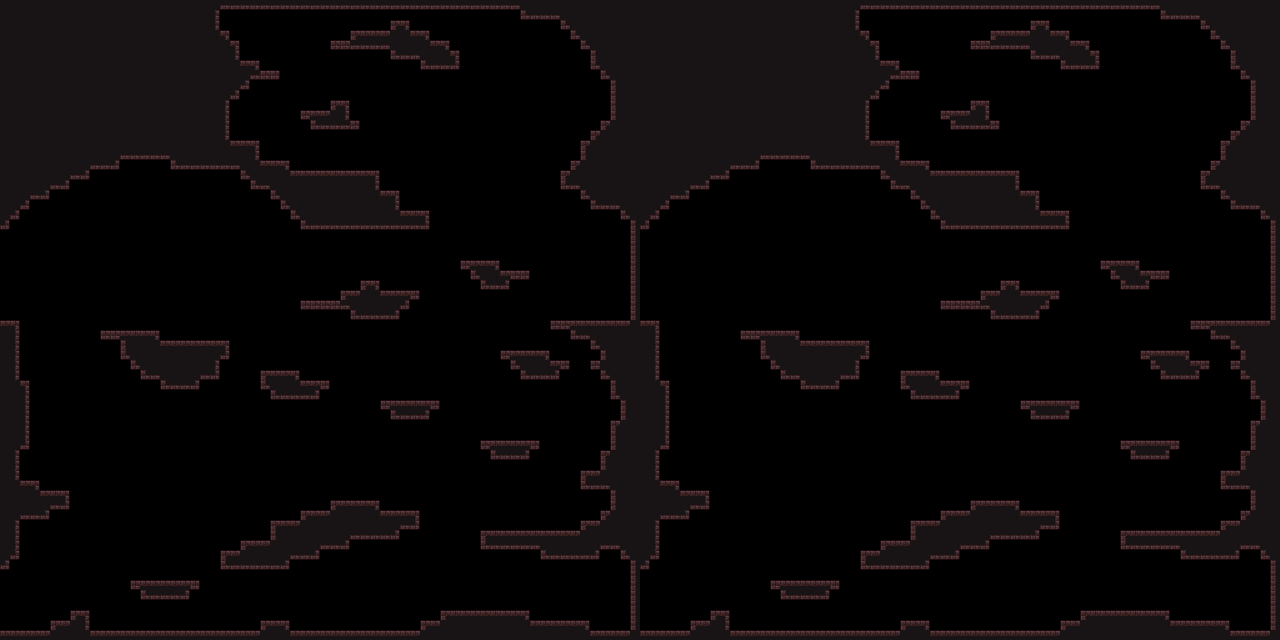

Rendered tile map (Tiled .tmx) drawn with the repository's tilesets; below, a short description and the map source with its tile grids summarised:
An orthogonal 128x64 tile map with 10x10 px tiles, 1 tile layer (platforms), 3 tilesets and 3 objects (2x enemy, player).

<map version="1.0" orientation="orthogonal" renderorder="right-up" width="128" height="64" tilewidth="10" tileheight="10" nextobjectid="29">
 <tileset firstgid="1" name="platforms_tiled" tilewidth="10" tileheight="10" tilecount="400" columns="20">
  <image source="Textures/platforms_tiled.png" width="200" height="200" />
  <terraintypes>
   <terrain name="terrain" tile="-1" />
   <terrain name="New Terrain" tile="0" />
  </terraintypes>
  <tile id="23" terrain=",,,0" />
  <tile id="40" terrain=",,0,0" />
  <tile id="41" terrain=",,0," />
  <tile id="61" terrain=",0,,0" />
  <tile id="62" terrain="0,0,0,0" />
  <tile id="63" terrain="0,,0," />
  <tile id="83" terrain=",0,," />
  <tile id="100" terrain="0,0,," />
  <tile id="101" terrain="0,,," />
 </tileset>
 <tileset firstgid="401" name="player_spawn" tilewidth="14" tileheight="26" tilecount="1" columns="1">
  <image source="../Assets/ScrapyardComrades/Resources/player_spawn.png" width="14" height="26" />
 </tileset>
 <tileset firstgid="402" name="enemy_spawn" tilewidth="14" tileheight="26" tilecount="1" columns="1">
  <image source="../Assets/ScrapyardComrades/Resources/enemy_spawn.png" width="14" height="26" />
 </tileset>
 <layer name="platforms" width="128" height="64">
  <data>[8192 cells, 2514 non-empty, 12 distinct tile ids]</data>
 </layer>
 <objectgroup name="objects">
  <object id="25" name="player" gid="401" x="158" y="580" width="14" height="26" />
  <object id="26" name="enemy" gid="402" x="138" y="330" width="14" height="26" />
  <object id="28" name="enemy" gid="402" x="528" y="530" width="14" height="26" />
 </objectgroup>
</map>
